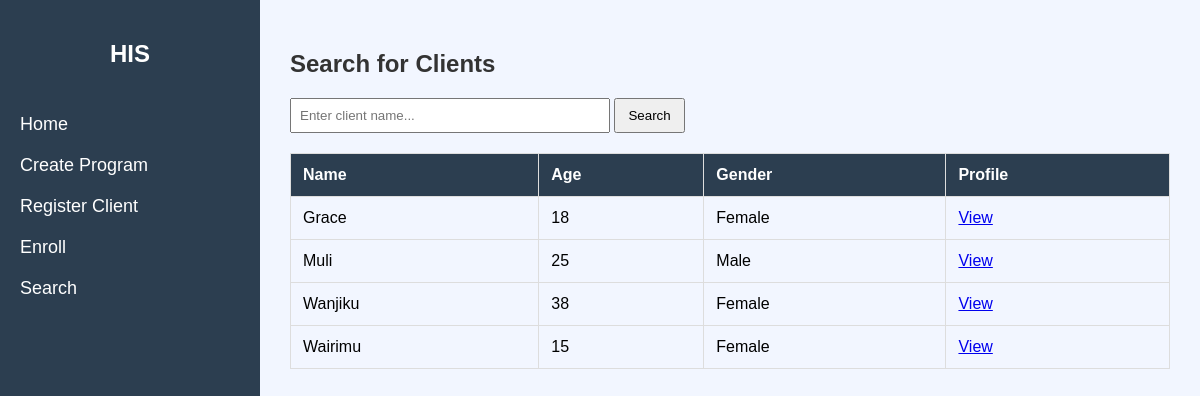
Page /search-client on the earlier database version.
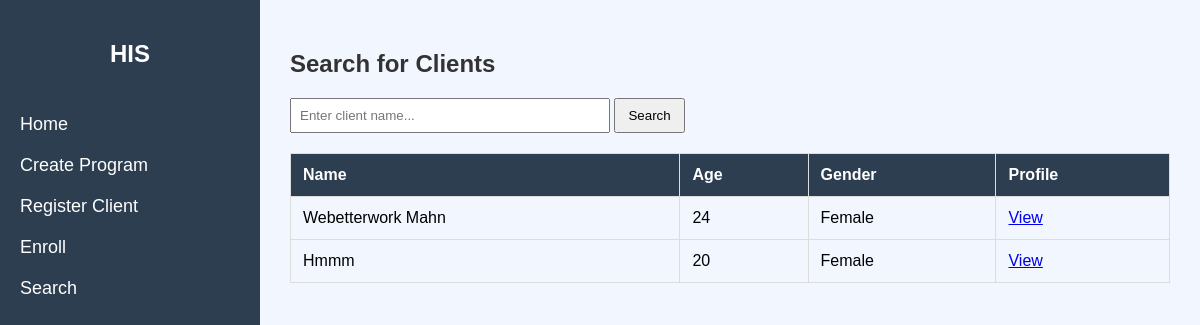
Same page on the later database version.
### app/models.py (models this page shows)
class Client(db.Model):
    id = db.Column(db.Integer, primary_key=True)
    name = db.Column(db.String(100), nullable=False)
    age = db.Column(db.Integer)
    gender = db.Column(db.String(10))
    programs = db.relationship('Program', secondary=enrollments, backref='clients')

### app/routes.py (the view)
@main.route('/search-client', methods=['GET', 'POST'])
def search_client():
    query = request.args.get('q') or request.form.get('q')
    if query:
        clients = Client.query.filter(Client.name.ilike(f"%{query}%")).all()
    else:
        clients = Client.query.all()
    return render_template('search_client.html', clients=clients)

### templates/search_client.html (shortened to what this page needs)
{% extends "base.html" %}
{% block content %}
<h2>Search for Clients</h2>
<form method="POST" class="search-form">
    <input type="text" name="q" placeholder="Enter client name..." required>
    <button type="submit">Search</button>
</form>
<table class="clients-table">
    <thead>
        <tr>
            <th>Name</th>
            <th>Age</th>
            <th>Gender</th>
            <th>Profile</th>
        </tr>
    </thead>
    <tbody>
        {% for client in clients %}
        <tr>
            <td>{{ client.name }}</td>
            <td>{{ client.age }}</td>
            <td>{{ client.gender }}</td>
            <td><a href="{{ url_for('main.client_profile', client_id=client.id) }}">View</a></td>
        </tr>
        {% else %}
        <tr>
            <td colspan="4">No clients found</td>
        </tr>
        {% endfor %}
    </tbody>
</table>
{% endblock %}

### templates/base.html (shortened to what this page needs)
<!DOCTYPE html>
<html lang="en">
<head>
    <link rel="stylesheet" href="https://cdnjs.cloudflare.com/ajax/libs/font-awesome/6.4.0/css/all.min.css">
    <link rel="stylesheet" href="{{ url_for('static', filename='style.css') }}">
</head>
<body>
    <div class="sidebar">
        <h2>HIS</h2>
        <ul>
            <li><a href="{{ url_for('main.index') }}">Home</a></li>
            <li><a href="{{ url_for('main.create_program') }}">Create Program</a></li>
            <li><a href="{{ url_for('main.register_client') }}">Register Client</a></li>
            <li><a href="{{ url_for('main.enroll_client') }}">Enroll</a></li>
            <li><a href="{{ url_for('main.search_client') }}">Search</a></li>
        </ul>
    </div>
    <div class="main-content">
        {% block content %}
        {% endblock %}
    </div>
</body>
</html>

### static/style.css (style rules this page uses)
body { margin: 0; font-family: 'Arial', sans-serif; display: flex; height: 100vh; background-color: #f2f6ff; }
.sidebar { width: 220px; background: #2c3e50; color: white; display: flex; flex-direction: column; padding: 20px; }
.sidebar h2 { color: white; text-align: center; margin-bottom: 30px; font-size: 24px; }
.sidebar ul { list-style-type: none; padding: 0; }
.sidebar ul li { margin-bottom: 20px; }
.sidebar ul li a { color: white; text-decoration: none; font-size: 18px; transition: 0.3s; }
.main-content { flex: 1; padding: 30px; overflow-y: auto; }
h2 { color: #333; }
.clients-table { width: 100%; border-collapse: collapse; margin-top: 20px; }
.clients-table th, .clients-table td { border: 1px solid #ddd; padding: 12px; text-align: left; }
.clients-table th { background-color: #2c3e50; color: white; }
.search-form { margin-bottom: 20px; }
.search-form input[type="text"] { padding: 8px; width: 300px; }
.search-form button { padding: 8px 12px; }

Differences in the rows shown:
removed Client: name "Wanjiku", age "38", gender "Female"
removed Client: name "Wairimu", age "15", gender "Female"
changed Client: name "Grace" → "Webetterwork Mahn"; age "18" → "24"
changed Client: name "Muli" → "Hmmm"; age "25" → "20"; gender "Male" → "Female"
